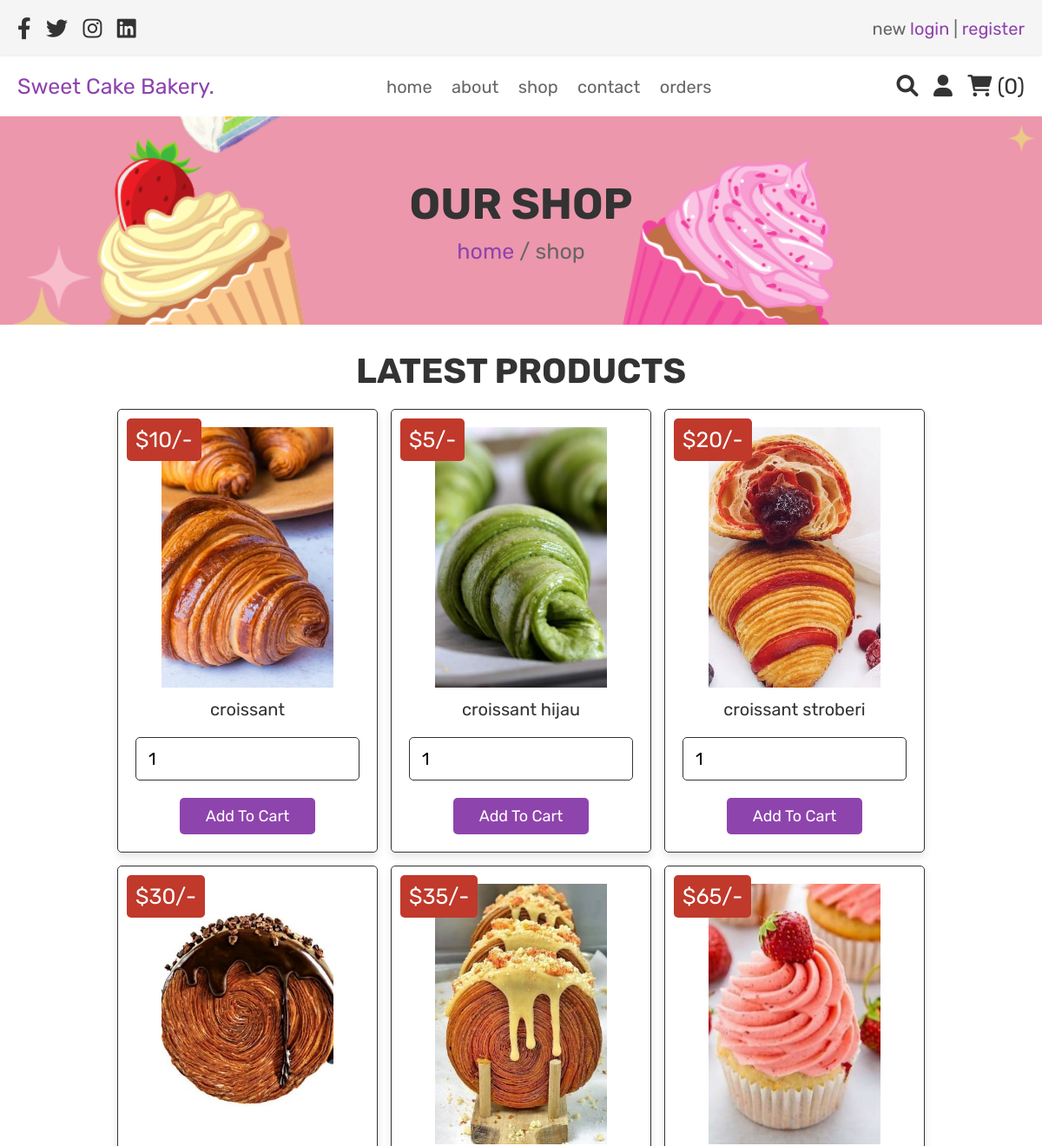
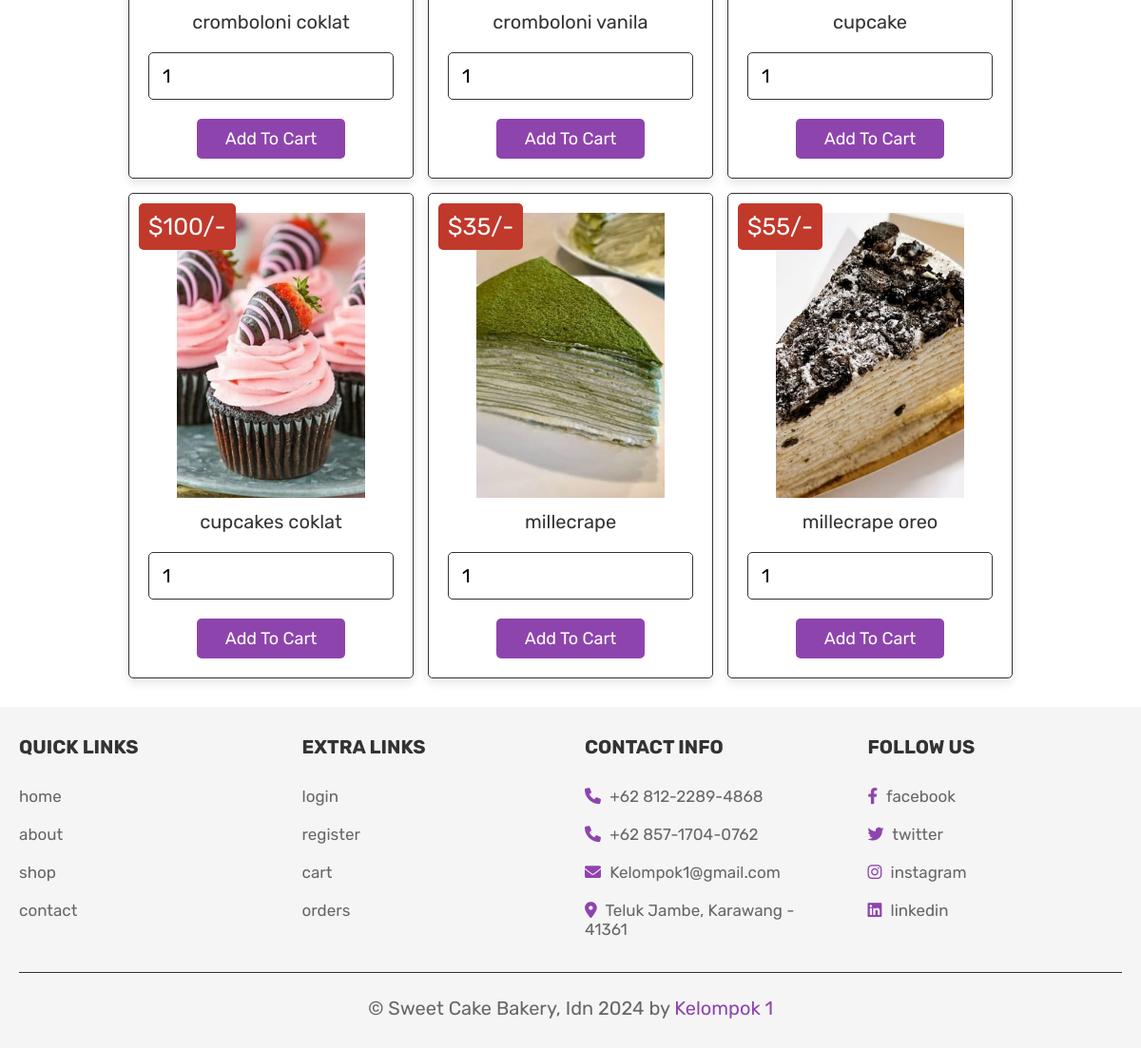
Screenshot of /shop.php (signed in) with the database file from the repository (2 pictures, top to bottom).
### tables this page shows
CREATE TABLE `products` (
  `id` int(100) NOT NULL,
  `name` varchar(100) NOT NULL,
  `price` int(100) NOT NULL,
  `image` varchar(100) NOT NULL
);

### shop.php (the view, shortened to what this page needs)
<?php
include 'config.php';
?>
<!DOCTYPE html>
<html lang="en">
<head>
    <link rel="stylesheet" href="https://cdnjs.cloudflare.com/ajax/libs/font-awesome/6.0.0/css/all.min.css">
    <link rel="stylesheet" href="css/style.css">
</head>
<body>
<?php include 'header.php'; ?>
<div class="heading">
    <h3>our shop</h3>
    <p> <a href="home.php">home</a> / shop </p>
</div>
<section class="products">
    <h1 class="title">latest products</h1>
    <div class="box-container">
        <?php
            $select_products = mysqli_query($conn, "SELECT * FROM `products`") or die('query failed');
            if(mysqli_num_rows($select_products) > 0){
                while($fetch_products = mysqli_fetch_assoc($select_products)){
        ?>
    <form action="" method="post" class="box">
        <img class="image" src="uploaded_img/<?php echo $fetch_products['image']; ?>" alt="">
        <div class="name"><?php echo $fetch_products['name']; ?></div>
        <div class="price">$<?php echo $fetch_products['price']; ?>/-</div>
        <input type="number" min="1" name="product_quantity" value="1" class="qty">
        <input type="submit" value="add to cart" name="add_to_cart" class="btn">
    </form>
        <?php
            }
        }else{
            echo '<p class="empty">no products added yet!</p>';
        }
        ?>
    </div>
</section>
<?php include 'footer.php'; ?>
</body>
</html>

### css/style.css (style rules this page uses)
:root { --purple:#8e44ad; --red:#c0392b; --orange:#f39c12; --black:#333; --white:#fff; --light-color:#666; --light-white:#ccc; --light-bg:#f5f5f5; --border:.1rem solid var(--black); --box-shadow:0 .5rem 1rem rgba(0,0,0,.1); }
* { font-family: 'Rubik', sans-serif; margin:0; padding:0; box-sizing: border-box; outline: none; border:none; text-decoration: none; transition:all .2s linear; }
html { font-size: 62.5%; overflow-x: hidden; }
section { padding:3rem 2rem; }
.title { text-align: center; margin-bottom: 2rem; text-transform: uppercase; color:var(--black); font-size: 4rem; }
.btn, .option-btn, .delete-btn, .white-btn { display: inline-block; margin-top: 1rem; padding:1rem 3rem; cursor: pointer; color:var(--white); font-size: 1.8rem; border-radius: .5rem; text-transform: capitalize; }
.white-btn, .btn { background-color: var(--purple); }
.heading { min-height: 30vh; display: flex; flex-flow: column; align-items: center; justify-content: center; gap:1rem; background: url(../images/heading-bg.web.png) no-repeat; background-size: cover; background-position: center; text-align: center; }
.heading h3 { font-size: 5rem; color:var(--black); text-transform: uppercase; }
.heading p { font-size: 2.5rem; color:var(--light-color); }
.heading p a { color:var(--purple); }
.products .box-container { max-width: 1200px; margin:0 auto; display: grid; grid-template-columns: repeat(auto-fit, 30rem); align-items: flex-start; gap:1.5rem; justify-content: center; }
.products .box-container .box { border-radius: .5rem; background-color: var(--white); box-shadow: var(--box-shadow); padding:2rem; text-align: center; border:var(--border); position: relative; }
.products .box-container .box .image { height: 30rem; }
.products .box-container .box .name { padding:1rem 0; font-size: 2rem; color:var(--black); }
.products .box-container .box .qty { width: 100%; padding:1.2rem 1.4rem; border-radius: .5rem; border:var(--border); margin:1rem 0; font-size: 2rem; }
.products .box-container .box .price { position: absolute; top:1rem; left:1rem; border-radius: .5rem; padding:1rem; font-size: 2.5rem; color:var(--white); background-color: var(--red); }

### rows the page displays
products: image (picture), name "croissant", price "10"
products: image (picture), name "croissant hijau", price "5"
products: image (picture), name "croissant stroberi", price "20"
products: image (picture), name "cromboloni coklat", price "30"
products: image (picture), name "cromboloni vanila", price "35"
products: image (picture), name "cupcake", price "65"
products: image (picture), name "cupcakes coklat", price "100"
products: image (picture), name "millecrape", price "35"
products: image (picture), name "millecrape oreo", price "55"

### other values shown
$cart_rows_number "0"
